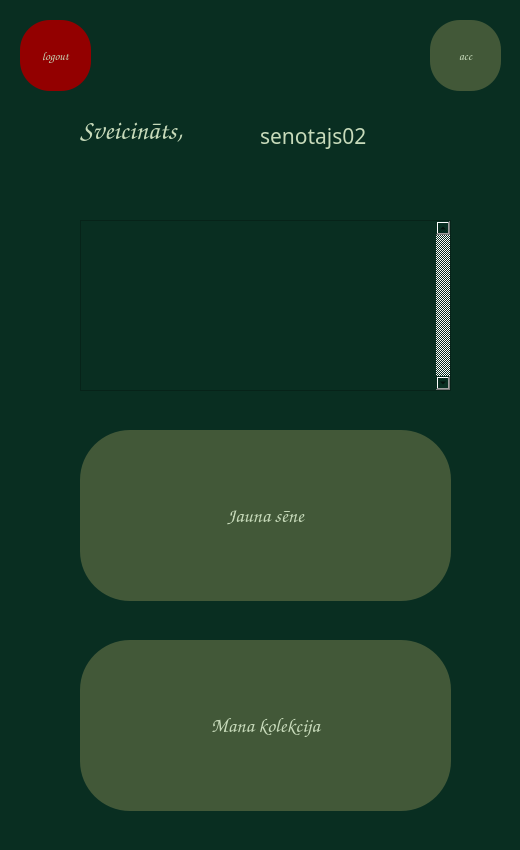
<?xml version="1.0" encoding="UTF-8"?>
<ui version="4.0">
 <class>login</class>
 <widget class="QDialog" name="login">
  <property name="geometry">
   <rect>
    <x>0</x>
    <y>0</y>
    <width>520</width>
    <height>850</height>
   </rect>
  </property>
  <property name="sizePolicy">
   <sizepolicy hsizetype="Preferred" vsizetype="Preferred">
    <horstretch>0</horstretch>
    <verstretch>0</verstretch>
   </sizepolicy>
  </property>
  <property name="minimumSize">
   <size>
    <width>520</width>
    <height>850</height>
   </size>
  </property>
  <property name="maximumSize">
   <size>
    <width>520</width>
    <height>850</height>
   </size>
  </property>
  <property name="font">
   <font>
    <family>Comic Sans MS</family>
   </font>
  </property>
  <property name="mouseTracking">
   <bool>false</bool>
  </property>
  <property name="windowTitle">
   <string>Pieteikties</string>
  </property>
  <property name="styleSheet">
   <string notr="true">background-color: rgb(9, 46, 33);</string>
  </property>
  <widget class="QLabel" name="hellotitle">
   <property name="geometry">
    <rect>
     <x>80</x>
     <y>110</y>
     <width>221</width>
     <height>41</height>
    </rect>
   </property>
   <property name="minimumSize">
    <size>
     <width>171</width>
     <height>31</height>
    </size>
   </property>
   <property name="maximumSize">
    <size>
     <width>666666</width>
     <height>16777215</height>
    </size>
   </property>
   <property name="palette">
    <palette>
     <active>
      <colorrole role="WindowText">
       <brush brushstyle="SolidPattern">
        <color alpha="255">
         <red>199</red>
         <green>218</green>
         <blue>186</blue>
        </color>
       </brush>
      </colorrole>
      <colorrole role="Button">
       <brush brushstyle="SolidPattern">
        <color alpha="255">
         <red>9</red>
         <green>46</green>
         <blue>33</blue>
        </color>
       </brush>
      </colorrole>
      <colorrole role="Text">
       <brush brushstyle="SolidPattern">
        <color alpha="255">
         <red>199</red>
         <green>218</green>
         <blue>186</blue>
        </color>
       </brush>
      </colorrole>
      <colorrole role="Base">
       <brush brushstyle="SolidPattern">
        <color alpha="255">
         <red>9</red>
         <green>46</green>
         <blue>33</blue>
        </color>
       </brush>
      </colorrole>
      <colorrole role="Window">
       <brush brushstyle="SolidPattern">
        <color alpha="255">
         <red>9</red>
         <green>46</green>
         <blue>33</blue>
        </color>
       </brush>
      </colorrole>
     </active>
     <inactive>
      <colorrole role="WindowText">
       <brush brushstyle="SolidPattern">
        <color alpha="255">
         <red>199</red>
         <green>218</green>
         <blue>186</blue>
        </color>
       </brush>
      </colorrole>
      <colorrole role="Button">
       <brush brushstyle="SolidPattern">
        <color alpha="255">
         <red>9</red>
         <green>46</green>
         <blue>33</blue>
        </color>
       </brush>
      </colorrole>
      <colorrole role="Text">
       <brush brushstyle="SolidPattern">
        <color alpha="255">
         <red>199</red>
         <green>218</green>
         <blue>186</blue>
        </color>
       </brush>
      </colorrole>
      <colorrole role="Base">
       <brush brushstyle="SolidPattern">
        <color alpha="255">
         <red>9</red>
         <green>46</green>
         <blue>33</blue>
        </color>
       </brush>
      </colorrole>
      <colorrole role="Window">
       <brush brushstyle="SolidPattern">
        <color alpha="255">
         <red>9</red>
         <green>46</green>
         <blue>33</blue>
        </color>
       </brush>
      </colorrole>
     </inactive>
     <disabled>
      <colorrole role="WindowText">
       <brush brushstyle="SolidPattern">
        <color alpha="255">
         <red>120</red>
         <green>120</green>
         <blue>120</blue>
        </color>
       </brush>
      </colorrole>
      <colorrole role="Button">
       <brush brushstyle="SolidPattern">
        <color alpha="255">
         <red>9</red>
         <green>46</green>
         <blue>33</blue>
        </color>
       </brush>
      </colorrole>
      <colorrole role="Text">
       <brush brushstyle="SolidPattern">
        <color alpha="255">
         <red>120</red>
         <green>120</green>
         <blue>120</blue>
        </color>
       </brush>
      </colorrole>
      <colorrole role="Base">
       <brush brushstyle="SolidPattern">
        <color alpha="255">
         <red>9</red>
         <green>46</green>
         <blue>33</blue>
        </color>
       </brush>
      </colorrole>
      <colorrole role="Window">
       <brush brushstyle="SolidPattern">
        <color alpha="255">
         <red>9</red>
         <green>46</green>
         <blue>33</blue>
        </color>
       </brush>
      </colorrole>
     </disabled>
    </palette>
   </property>
   <property name="font">
    <font>
     <family>Comic Sans MS</family>
     <pointsize>20</pointsize>
     <weight>75</weight>
     <bold>true</bold>
    </font>
   </property>
   <property name="autoFillBackground">
    <bool>false</bool>
   </property>
   <property name="locale">
    <locale language="Latvian" country="Latvia"/>
   </property>
   <property name="text">
    <string>Sveicināts, </string>
   </property>
   <property name="wordWrap">
    <bool>false</bool>
   </property>
   <property name="margin">
    <number>0</number>
   </property>
  </widget>
  <widget class="QPushButton" name="newbutton">
   <property name="geometry">
    <rect>
     <x>80</x>
     <y>430</y>
     <width>371</width>
     <height>171</height>
    </rect>
   </property>
   <property name="minimumSize">
    <size>
     <width>151</width>
     <height>41</height>
    </size>
   </property>
   <property name="maximumSize">
    <size>
     <width>888888</width>
     <height>888888</height>
    </size>
   </property>
   <property name="palette">
    <palette>
     <active>
      <colorrole role="WindowText">
       <brush brushstyle="SolidPattern">
        <color alpha="255">
         <red>199</red>
         <green>218</green>
         <blue>186</blue>
        </color>
       </brush>
      </colorrole>
      <colorrole role="Button">
       <brush brushstyle="SolidPattern">
        <color alpha="255">
         <red>66</red>
         <green>88</green>
         <blue>56</blue>
        </color>
       </brush>
      </colorrole>
      <colorrole role="Text">
       <brush brushstyle="SolidPattern">
        <color alpha="255">
         <red>199</red>
         <green>218</green>
         <blue>186</blue>
        </color>
       </brush>
      </colorrole>
      <colorrole role="ButtonText">
       <brush brushstyle="SolidPattern">
        <color alpha="255">
         <red>199</red>
         <green>218</green>
         <blue>186</blue>
        </color>
       </brush>
      </colorrole>
      <colorrole role="Base">
       <brush brushstyle="SolidPattern">
        <color alpha="255">
         <red>66</red>
         <green>88</green>
         <blue>56</blue>
        </color>
       </brush>
      </colorrole>
      <colorrole role="Window">
       <brush brushstyle="SolidPattern">
        <color alpha="255">
         <red>66</red>
         <green>88</green>
         <blue>56</blue>
        </color>
       </brush>
      </colorrole>
     </active>
     <inactive>
      <colorrole role="WindowText">
       <brush brushstyle="SolidPattern">
        <color alpha="255">
         <red>199</red>
         <green>218</green>
         <blue>186</blue>
        </color>
       </brush>
      </colorrole>
      <colorrole role="Button">
       <brush brushstyle="SolidPattern">
        <color alpha="255">
         <red>66</red>
         <green>88</green>
         <blue>56</blue>
        </color>
       </brush>
      </colorrole>
      <colorrole role="Text">
       <brush brushstyle="SolidPattern">
        <color alpha="255">
         <red>199</red>
         <green>218</green>
         <blue>186</blue>
        </color>
       </brush>
      </colorrole>
      <colorrole role="ButtonText">
       <brush brushstyle="SolidPattern">
        <color alpha="255">
         <red>199</red>
         <green>218</green>
         <blue>186</blue>
        </color>
       </brush>
      </colorrole>
      <colorrole role="Base">
       <brush brushstyle="SolidPattern">
        <color alpha="255">
         <red>66</red>
         <green>88</green>
         <blue>56</blue>
        </color>
       </brush>
      </colorrole>
      <colorrole role="Window">
       <brush brushstyle="SolidPattern">
        <color alpha="255">
         <red>66</red>
         <green>88</green>
         <blue>56</blue>
        </color>
       </brush>
      </colorrole>
     </inactive>
     <disabled>
      <colorrole role="WindowText">
       <brush brushstyle="SolidPattern">
        <color alpha="255">
         <red>199</red>
         <green>218</green>
         <blue>186</blue>
        </color>
       </brush>
      </colorrole>
      <colorrole role="Button">
       <brush brushstyle="SolidPattern">
        <color alpha="255">
         <red>66</red>
         <green>88</green>
         <blue>56</blue>
        </color>
       </brush>
      </colorrole>
      <colorrole role="Text">
       <brush brushstyle="SolidPattern">
        <color alpha="255">
         <red>199</red>
         <green>218</green>
         <blue>186</blue>
        </color>
       </brush>
      </colorrole>
      <colorrole role="ButtonText">
       <brush brushstyle="SolidPattern">
        <color alpha="255">
         <red>199</red>
         <green>218</green>
         <blue>186</blue>
        </color>
       </brush>
      </colorrole>
      <colorrole role="Base">
       <brush brushstyle="SolidPattern">
        <color alpha="255">
         <red>66</red>
         <green>88</green>
         <blue>56</blue>
        </color>
       </brush>
      </colorrole>
      <colorrole role="Window">
       <brush brushstyle="SolidPattern">
        <color alpha="255">
         <red>66</red>
         <green>88</green>
         <blue>56</blue>
        </color>
       </brush>
      </colorrole>
     </disabled>
    </palette>
   </property>
   <property name="font">
    <font>
     <family>Comic Sans MS</family>
     <pointsize>15</pointsize>
     <weight>75</weight>
     <bold>true</bold>
    </font>
   </property>
   <property name="styleSheet">
    <string notr="true">border-radius: 50px;
background-color: rgb(66, 88, 56);
color: rgb(199, 218, 186);</string>
   </property>
   <property name="locale">
    <locale language="Latvian" country="Latvia"/>
   </property>
   <property name="text">
    <string>Jauna sēne</string>
   </property>
  </widget>
  <widget class="QPushButton" name="collectionbutton">
   <property name="geometry">
    <rect>
     <x>80</x>
     <y>640</y>
     <width>371</width>
     <height>171</height>
    </rect>
   </property>
   <property name="minimumSize">
    <size>
     <width>371</width>
     <height>171</height>
    </size>
   </property>
   <property name="maximumSize">
    <size>
     <width>371</width>
     <height>171</height>
    </size>
   </property>
   <property name="palette">
    <palette>
     <active>
      <colorrole role="WindowText">
       <brush brushstyle="SolidPattern">
        <color alpha="255">
         <red>199</red>
         <green>218</green>
         <blue>186</blue>
        </color>
       </brush>
      </colorrole>
      <colorrole role="Button">
       <brush brushstyle="SolidPattern">
        <color alpha="255">
         <red>66</red>
         <green>88</green>
         <blue>56</blue>
        </color>
       </brush>
      </colorrole>
      <colorrole role="Text">
       <brush brushstyle="SolidPattern">
        <color alpha="255">
         <red>199</red>
         <green>218</green>
         <blue>186</blue>
        </color>
       </brush>
      </colorrole>
      <colorrole role="ButtonText">
       <brush brushstyle="SolidPattern">
        <color alpha="255">
         <red>199</red>
         <green>218</green>
         <blue>186</blue>
        </color>
       </brush>
      </colorrole>
      <colorrole role="Base">
       <brush brushstyle="SolidPattern">
        <color alpha="255">
         <red>66</red>
         <green>88</green>
         <blue>56</blue>
        </color>
       </brush>
      </colorrole>
      <colorrole role="Window">
       <brush brushstyle="SolidPattern">
        <color alpha="255">
         <red>66</red>
         <green>88</green>
         <blue>56</blue>
        </color>
       </brush>
      </colorrole>
     </active>
     <inactive>
      <colorrole role="WindowText">
       <brush brushstyle="SolidPattern">
        <color alpha="255">
         <red>199</red>
         <green>218</green>
         <blue>186</blue>
        </color>
       </brush>
      </colorrole>
      <colorrole role="Button">
       <brush brushstyle="SolidPattern">
        <color alpha="255">
         <red>66</red>
         <green>88</green>
         <blue>56</blue>
        </color>
       </brush>
      </colorrole>
      <colorrole role="Text">
       <brush brushstyle="SolidPattern">
        <color alpha="255">
         <red>199</red>
         <green>218</green>
         <blue>186</blue>
        </color>
       </brush>
      </colorrole>
      <colorrole role="ButtonText">
       <brush brushstyle="SolidPattern">
        <color alpha="255">
         <red>199</red>
         <green>218</green>
         <blue>186</blue>
        </color>
       </brush>
      </colorrole>
      <colorrole role="Base">
       <brush brushstyle="SolidPattern">
        <color alpha="255">
         <red>66</red>
         <green>88</green>
         <blue>56</blue>
        </color>
       </brush>
      </colorrole>
      <colorrole role="Window">
       <brush brushstyle="SolidPattern">
        <color alpha="255">
         <red>66</red>
         <green>88</green>
         <blue>56</blue>
        </color>
       </brush>
      </colorrole>
     </inactive>
     <disabled>
      <colorrole role="WindowText">
       <brush brushstyle="SolidPattern">
        <color alpha="255">
         <red>199</red>
         <green>218</green>
         <blue>186</blue>
        </color>
       </brush>
      </colorrole>
      <colorrole role="Button">
       <brush brushstyle="SolidPattern">
        <color alpha="255">
         <red>66</red>
         <green>88</green>
         <blue>56</blue>
        </color>
       </brush>
      </colorrole>
      <colorrole role="Text">
       <brush brushstyle="SolidPattern">
        <color alpha="255">
         <red>199</red>
         <green>218</green>
         <blue>186</blue>
        </color>
       </brush>
      </colorrole>
      <colorrole role="ButtonText">
       <brush brushstyle="SolidPattern">
        <color alpha="255">
         <red>199</red>
         <green>218</green>
         <blue>186</blue>
        </color>
       </brush>
      </colorrole>
      <colorrole role="Base">
       <brush brushstyle="SolidPattern">
        <color alpha="255">
         <red>66</red>
         <green>88</green>
         <blue>56</blue>
        </color>
       </brush>
      </colorrole>
      <colorrole role="Window">
       <brush brushstyle="SolidPattern">
        <color alpha="255">
         <red>66</red>
         <green>88</green>
         <blue>56</blue>
        </color>
       </brush>
      </colorrole>
     </disabled>
    </palette>
   </property>
   <property name="font">
    <font>
     <family>Comic Sans MS</family>
     <pointsize>15</pointsize>
     <weight>75</weight>
     <bold>true</bold>
    </font>
   </property>
   <property name="styleSheet">
    <string notr="true">border-radius: 50px;
background-color: rgb(66, 88, 56);
color: rgb(199, 218, 186);</string>
   </property>
   <property name="locale">
    <locale language="Latvian" country="Latvia"/>
   </property>
   <property name="text">
    <string>Mana kolekcija</string>
   </property>
  </widget>
  <widget class="QListView" name="news">
   <property name="geometry">
    <rect>
     <x>80</x>
     <y>220</y>
     <width>371</width>
     <height>171</height>
    </rect>
   </property>
   <property name="verticalScrollBarPolicy">
    <enum>Qt::ScrollBarAlwaysOn</enum>
   </property>
  </widget>
  <widget class="QLabel" name="usernamelabel">
   <property name="geometry">
    <rect>
     <x>260</x>
     <y>120</y>
     <width>171</width>
     <height>31</height>
    </rect>
   </property>
   <property name="minimumSize">
    <size>
     <width>171</width>
     <height>31</height>
    </size>
   </property>
   <property name="maximumSize">
    <size>
     <width>666666</width>
     <height>16777215</height>
    </size>
   </property>
   <property name="palette">
    <palette>
     <active>
      <colorrole role="WindowText">
       <brush brushstyle="SolidPattern">
        <color alpha="255">
         <red>199</red>
         <green>218</green>
         <blue>186</blue>
        </color>
       </brush>
      </colorrole>
      <colorrole role="Button">
       <brush brushstyle="SolidPattern">
        <color alpha="255">
         <red>9</red>
         <green>46</green>
         <blue>33</blue>
        </color>
       </brush>
      </colorrole>
      <colorrole role="Text">
       <brush brushstyle="SolidPattern">
        <color alpha="255">
         <red>199</red>
         <green>218</green>
         <blue>186</blue>
        </color>
       </brush>
      </colorrole>
      <colorrole role="Base">
       <brush brushstyle="SolidPattern">
        <color alpha="255">
         <red>9</red>
         <green>46</green>
         <blue>33</blue>
        </color>
       </brush>
      </colorrole>
      <colorrole role="Window">
       <brush brushstyle="SolidPattern">
        <color alpha="255">
         <red>9</red>
         <green>46</green>
         <blue>33</blue>
        </color>
       </brush>
      </colorrole>
     </active>
     <inactive>
      <colorrole role="WindowText">
       <brush brushstyle="SolidPattern">
        <color alpha="255">
         <red>199</red>
         <green>218</green>
         <blue>186</blue>
        </color>
       </brush>
      </colorrole>
      <colorrole role="Button">
       <brush brushstyle="SolidPattern">
        <color alpha="255">
         <red>9</red>
         <green>46</green>
         <blue>33</blue>
        </color>
       </brush>
      </colorrole>
      <colorrole role="Text">
       <brush brushstyle="SolidPattern">
        <color alpha="255">
         <red>199</red>
         <green>218</green>
         <blue>186</blue>
        </color>
       </brush>
      </colorrole>
      <colorrole role="Base">
       <brush brushstyle="SolidPattern">
        <color alpha="255">
         <red>9</red>
         <green>46</green>
         <blue>33</blue>
        </color>
       </brush>
      </colorrole>
      <colorrole role="Window">
       <brush brushstyle="SolidPattern">
        <color alpha="255">
         <red>9</red>
         <green>46</green>
         <blue>33</blue>
        </color>
       </brush>
      </colorrole>
     </inactive>
     <disabled>
      <colorrole role="WindowText">
       <brush brushstyle="SolidPattern">
        <color alpha="255">
         <red>120</red>
         <green>120</green>
         <blue>120</blue>
        </color>
       </brush>
      </colorrole>
      <colorrole role="Button">
       <brush brushstyle="SolidPattern">
        <color alpha="255">
         <red>9</red>
         <green>46</green>
         <blue>33</blue>
        </color>
       </brush>
      </colorrole>
      <colorrole role="Text">
       <brush brushstyle="SolidPattern">
        <color alpha="255">
         <red>120</red>
         <green>120</green>
         <blue>120</blue>
        </color>
       </brush>
      </colorrole>
      <colorrole role="Base">
       <brush brushstyle="SolidPattern">
        <color alpha="255">
         <red>9</red>
         <green>46</green>
         <blue>33</blue>
        </color>
       </brush>
      </colorrole>
      <colorrole role="Window">
       <brush brushstyle="SolidPattern">
        <color alpha="255">
         <red>9</red>
         <green>46</green>
         <blue>33</blue>
        </color>
       </brush>
      </colorrole>
     </disabled>
    </palette>
   </property>
   <property name="font">
    <font>
     <family>OCR A Extended</family>
     <pointsize>16</pointsize>
     <weight>50</weight>
     <bold>false</bold>
    </font>
   </property>
   <property name="autoFillBackground">
    <bool>false</bool>
   </property>
   <property name="locale">
    <locale language="Latvian" country="Latvia"/>
   </property>
   <property name="text">
    <string>senotajs02</string>
   </property>
   <property name="wordWrap">
    <bool>false</bool>
   </property>
   <property name="margin">
    <number>0</number>
   </property>
  </widget>
  <widget class="QPushButton" name="accountbutton">
   <property name="geometry">
    <rect>
     <x>430</x>
     <y>20</y>
     <width>71</width>
     <height>71</height>
    </rect>
   </property>
   <property name="styleSheet">
    <string notr="true">border-radius: 30px;
background-color: rgb(66, 88, 56);
color: rgb(199, 218, 186);</string>
   </property>
   <property name="text">
    <string>acc</string>
   </property>
  </widget>
  <widget class="QPushButton" name="logoutbutton">
   <property name="geometry">
    <rect>
     <x>20</x>
     <y>20</y>
     <width>71</width>
     <height>71</height>
    </rect>
   </property>
   <property name="styleSheet">
    <string notr="true">border-radius: 30px;
background-color: rgb(147, 0, 0);
color: rgb(199, 218, 186);</string>
   </property>
   <property name="text">
    <string>logout</string>
   </property>
  </widget>
 </widget>
 <resources/>
 <connections/>
</ui>
